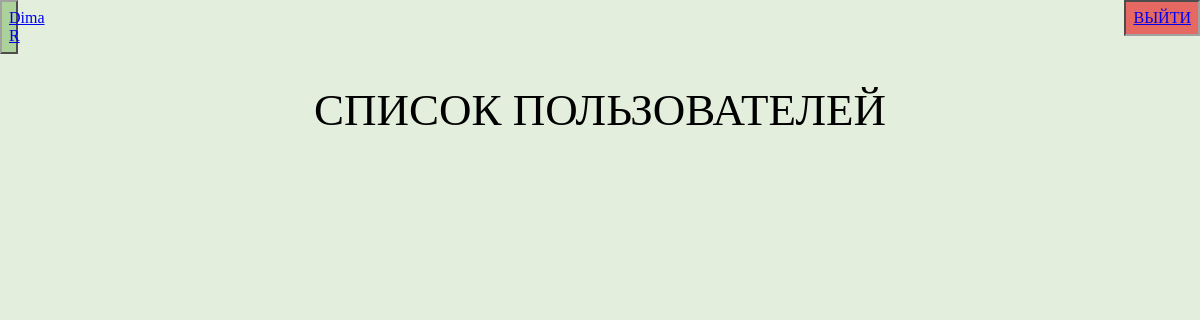
Page /users (signed in) on the earlier database version.
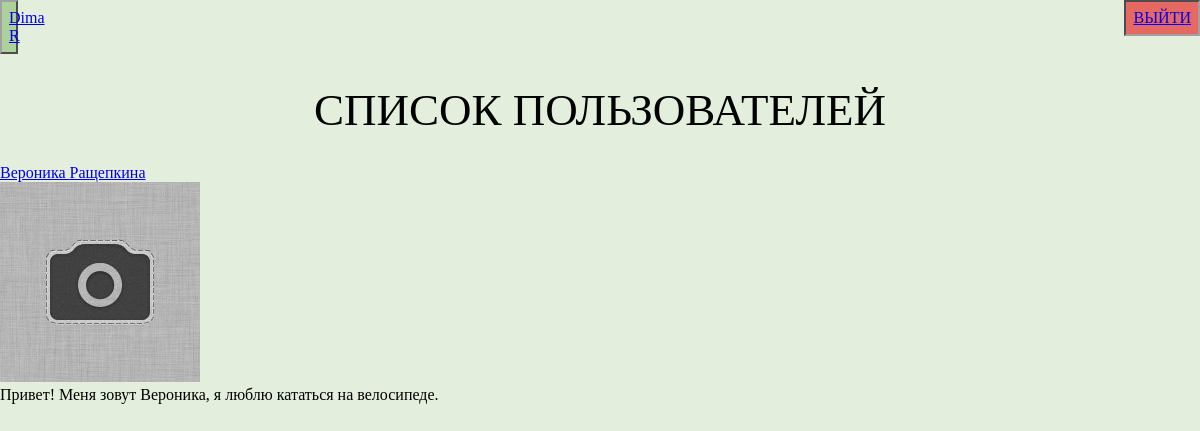
Same page on the later database version.
### data/users.py (models this page shows, shortened)
class User(SqlAlchemyBase, UserMixin):
    __tablename__ = 'users'
    id = sqlalchemy.Column(sqlalchemy.Integer,
                           primary_key=True, autoincrement=True)
    name = sqlalchemy.Column(sqlalchemy.String, nullable=True)
    surname = sqlalchemy.Column(sqlalchemy.String, nullable=True)
    about = sqlalchemy.Column(sqlalchemy.String, nullable=True)
    email = sqlalchemy.Column(sqlalchemy.String,
                              index=True, unique=True, nullable=True)
    hashed_password = sqlalchemy.Column(sqlalchemy.String, nullable=True)
    photo_id = sqlalchemy.Column(sqlalchemy.Integer, nullable=True, default=0)
    photo = sqlalchemy.Column(sqlalchemy.String, default='img/default.jpg')
    created_date = sqlalchemy.Column(sqlalchemy.DateTime,
                                     default=datetime.datetime.now)
    news = orm.relation("News", back_populates='user')

### main.py (the view)
@app.route('/users')
@login_required
def users():
    session = db_session.create_session()
    users = session.query(User).filter(User.id != current_user.id)
    return render_template('users.html', users=users)

### data/db_session.py (called while the page is built)
def create_session() -> Session:
    global __factory
    return __factory()

### main.py (called while the page is built)
@login_manager.user_loader
def load_user(user_id):
    session = db_session.create_session()
    return session.query(User).get(user_id)

### templates/users.html
{% extends "base.html" %}
{% block content %}
<h1 class="header">Список пользователей</h1>
{% for user in users %}
<div>
    <h3>
        <a href="/user/{{ user.id }}">{{ user.name }} {{ user.surname }}</a>
    </h3>
    <div>
        <img src="/static/{{ user.photo }}">
    </div>
    <div>
        {{ user.about }}
    </div>
</div>
{% endfor %}
{% endblock %}

Differences in the rows shown:
added User: name "Вероника", surname "Ращепкина", photo (placeholder picture), about "Привет! Меня зовут Вероника, я люблю кататься на велосипеде."
